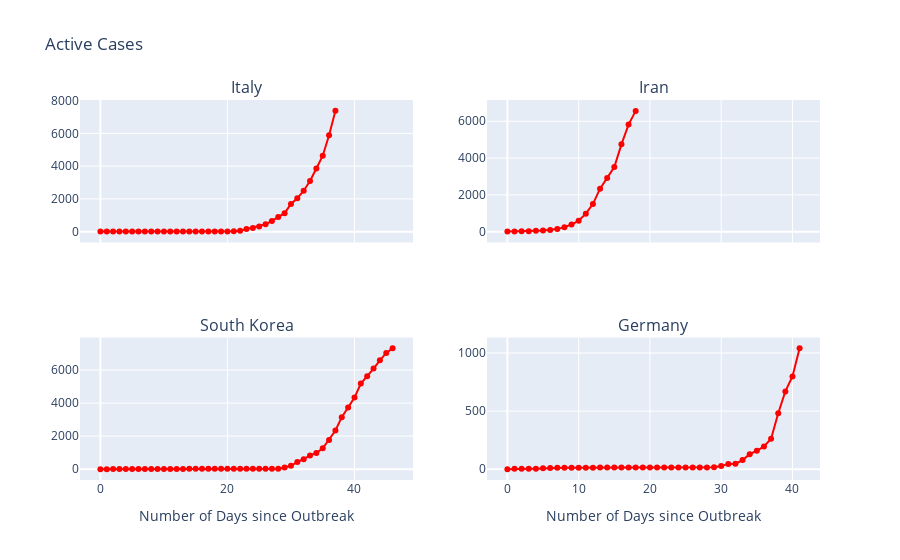

Here is the notebook cell this chart was saved with:
### Code cell
fig = make_subplots(rows=2, cols=2,shared_xaxes=True,
                   subplot_titles=('Italy','Iran','South Korea','Germany'))

fig.update_xaxes(title_text="Number of Days since Outbreak", row=2, col=1)

fig.update_xaxes(title_text="Number of Days since Outbreak", row=2, col=2)

fig.add_trace(go.Scatter(x=ItalyGrowth.index,y=ItalyGrowth['Total Confirmed Cases'],
                         mode='lines+markers',
                         name='Active Cases',
                         line=dict(color=chartcol,width=2)),
                          row=1,col=1)
fig.add_trace(go.Scatter(x=IranGrowth.index,y=IranGrowth['Total Confirmed Cases'],
                         mode='lines+markers',
                         name='Active Cases',
                         line=dict(color=chartcol,width=2)),
                          row=1,col=2)
                           
fig.add_trace(go.Scatter(x=SKGrowth.index,y=SKGrowth['Total Confirmed Cases'],
                         mode='lines+markers',
                         name='Active Cases',
                         line=dict(color=chartcol,width=2)),
                          row=2,col=1)    
                           
fig.add_trace(go.Scatter(x=GermanyGrowth.index,y=GermanyGrowth['Total Confirmed Cases'],
                         mode='lines+markers',
                         name='Active Cases',
                         line=dict(color=chartcol,width=2)),
                          row=2,col=2)  

fig.update_layout(showlegend=False,title = 'Active Cases')

### Figure 1 — Plotly figure (JSON) as saved in the notebook; plotly's stock layout.template omitted (floating-point values rounded to 4 significant figures)
{"data": [{"line": {"color": "red", "width": 2}, "mode": "lines+markers", "name": "Active Cases", "type": "scatter", "x": [0, 1, 2, 3, 4, 5, 6, 7, 8, 9, 10, 11, 12, 13, 14, 15, 16, 17, 18, 19, 20, 21, 22, 23, 24, 25, 26, 27, 28, 29, 30, 31, 32, 33, 34, 35, 36, 37], "xaxis": "x", "y": [2, 2, 2, 2, 2, 2, 2, 3, 3, 3, 3, 3, 3, 3, 3, 3, 3, 3, 3, 3, 3, 20, 62, 155, 229, 322, 453, 655, 888, 1128, 1694, 2036, 2502, 3089, 3858, 4636, 5883, 7375], "yaxis": "y"}, {"line": {"color": "red", "width": 2}, "mode": "lines+markers", "name": "Active Cases", "type": "scatter", "x": [0, 1, 2, 3, 4, 5, 6, 7, 8, 9, 10, 11, 12, 13, 14, 15, 16, 17, 18], "xaxis": "x2", "y": [2, 5, 18, 28, 43, 61, 95, 139, 245, 388, 593, 978, 1501, 2336, 2922, 3513, 4747, 5823, 6566], "yaxis": "y2"}, {"line": {"color": "red", "width": 2}, "mode": "lines+markers", "name": "Active Cases", "type": "scatter", "x": [0, 1, 2, 3, 4, 5, 6, 7, 8, 9, 10, 11, 12, 13, 14, 15, 16, 17, 18, 19, 20, 21, 22, 23, 24, 25, 26, 27, 28, 29, 30, 31, 32, 33, 34, 35, 36, 37, 38, 39, 40, 41, 42, 43, 44, 45, 46], "xaxis": "x3", "y": [1, 1, 2, 2, 3, 4, 4, 4, 4, 11, 12, 15, 15, 16, 19, 23, 24, 24, 25, 27, 28, 28, 28, 28, 28, 29, 30, 31, 31, 104, 204, 433, 602, 833, 977, 1261, 1766, 2337, 3150, 3736, 4335, 5186, 5621, 6088, 6593, 7041, 7314], "yaxis": "y3"}, {"line": {"color": "red", "width": 2}, "mode": "lines+markers", "name": "Active Cases", "type": "scatter", "x": [0, 1, 2, 3, 4, 5, 6, 7, 8, 9, 10, 11, 12, 13, 14, 15, 16, 17, 18, 19, 20, 21, 22, 23, 24, 25, 26, 27, 28, 29, 30, 31, 32, 33, 34, 35, 36, 37, 38, 39, 40, 41], "xaxis": "x4", "y": [1, 4, 4, 4, 5, 8, 10, 12, 12, 12, 12, 13, 13, 14, 14, 16, 16, 16, 16, 16, 16, 16, 16, 16, 16, 16, 16, 16, 16, 17, 27, 46, 48, 79, 130, 159, 196, 262, 482, 670, 799, 1040], "yaxis": "y4"}], "layout": {"annotations": [{"font": {"size": 16}, "showarrow": false, "text": "Italy", "x": 0.225, "xanchor": "center", "xref": "paper", "y": 1, "yanchor": "bottom", "yref": "paper"}, {"font": {"size": 16}, "showarrow": false, "text": "Iran", "x": 0.775, "xanchor": "center", "xref": "paper", "y": 1, "yanchor": "bottom", "yref": "paper"}, {"font": {"size": 16}, "showarrow": false, "text": "South Korea", "x": 0.225, "xanchor": "center", "xref": "paper", "y": 0.375, "yanchor": "bottom", "yref": "paper"}, {"font": {"size": 16}, "showarrow": false, "text": "Germany", "x": 0.775, "xanchor": "center", "xref": "paper", "y": 0.375, "yanchor": "bottom", "yref": "paper"}], "showlegend": false, "title": {"text": "Active Cases"}, "xaxis": {"anchor": "y", "domain": [0, 0.45], "matches": "x3", "showticklabels": false}, "xaxis2": {"anchor": "y2", "domain": [0.55, 1], "matches": "x4", "showticklabels": false}, "xaxis3": {"anchor": "y3", "domain": [0, 0.45], "title": {"text": "Number of Days since Outbreak"}}, "xaxis4": {"anchor": "y4", "domain": [0.55, 1], "title": {"text": "Number of Days since Outbreak"}}, "yaxis": {"anchor": "x", "domain": [0.625, 1]}, "yaxis2": {"anchor": "x2", "domain": [0.625, 1]}, "yaxis3": {"anchor": "x3", "domain": [0, 0.375]}, "yaxis4": {"anchor": "x4", "domain": [0, 0.375]}}}
